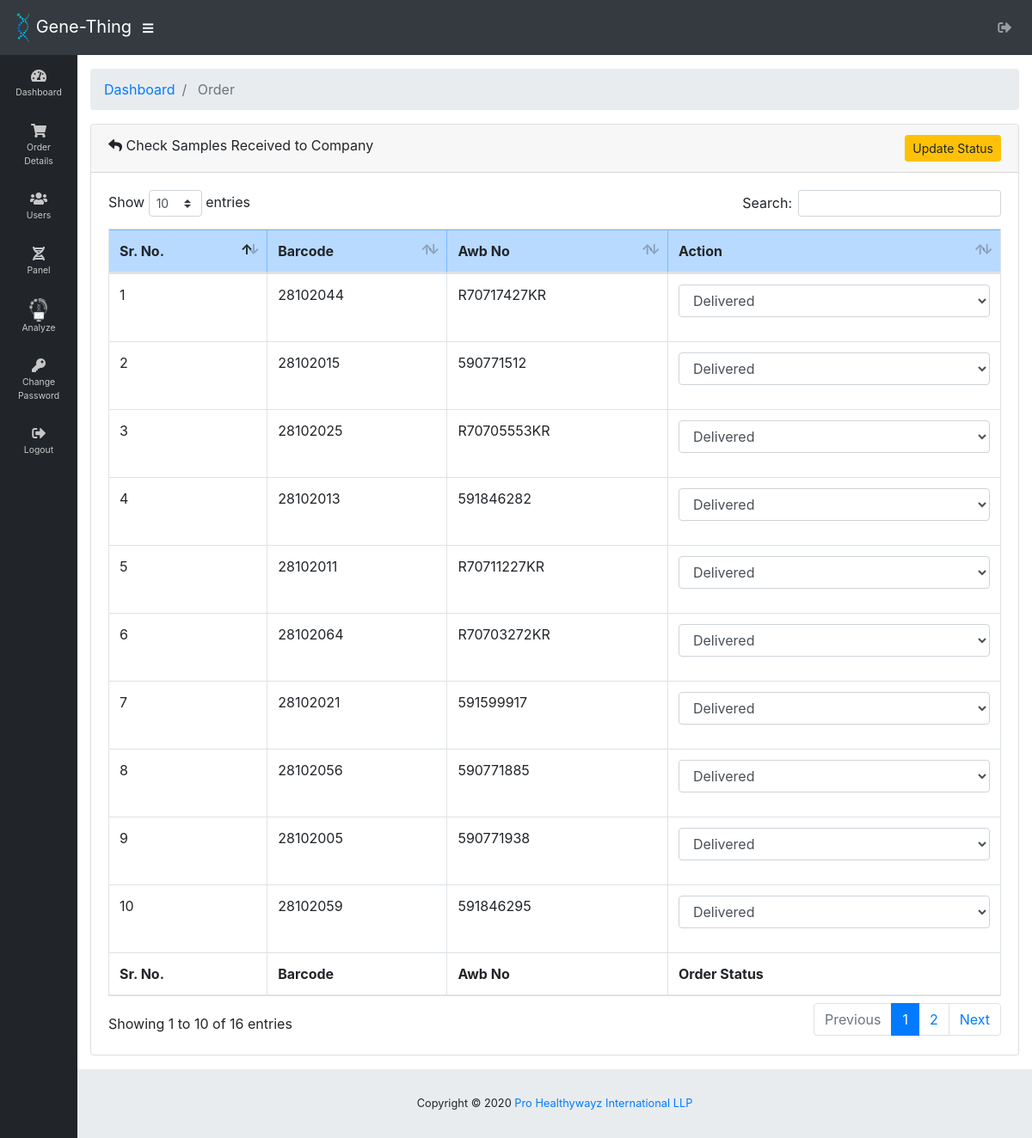
/7Nov9:15/HealthyWayz/recieved_to_company.php (signed in), run on the app's committed database.
### tables this page shows
CREATE TABLE `user_details` (
  `id` int(255) NOT NULL,
  `user_id` varchar(255) NOT NULL,
  `name` varchar(255) NOT NULL,
  `email` varchar(255) NOT NULL,
  `contact_no` varchar(255) NOT NULL,
  `dob` date NOT NULL,
  `gender` varchar(255) NOT NULL,
  `organisation` varchar(255) NOT NULL,
  `designation` varchar(255) NOT NULL,
  `address` text NOT NULL,
  `city` varchar(255) NOT NULL,
  `country` varchar(255) NOT NULL,
  `pincode` varchar(255) NOT NULL,
  `photo` longblob,
  `weight` varchar(255) NOT NULL,
  `fat_percentage` varchar(255) NOT NULL,
  `rhr` varchar(255) NOT NULL,
  `bmi` varchar(255) NOT NULL,
  `blood_group` varchar(255) NOT NULL,
  `physical_activity` varchar(255) NOT NULL,
  `type_of_exercises` varchar(255) NOT NULL,
  `exercise_details` varchar(255) NOT NULL,
  `diet_preference` varchar(255) NOT NULL,
  `eat_out` varchar(255) NOT NULL,
  `consume_packaged_foods` varchar(255) NOT NULL,
  `food_sensitivities` varchar(255) NOT NULL,
  `supplements` varchar(255) NOT NULL,
  `water_intake` varchar(255) NOT NULL,
  `consume_tobacco` varchar(255) NOT NULL,
  `consume_alcohol` varchar(255) NOT NULL,
  `sleep` varchar(255) NOT NULL,
  `improve_health` varchar(255) NOT NULL,
  `improve_health_details` varchar(255) NOT NULL,
  `hemoglobin_count` varchar(255) NOT NULL,
  `rbc_count` varchar(255) NOT NULL,
  `pcv_count` varchar(255) NOT NULL,
  `mcv_count` varchar(255) NOT NULL,
  `mch_count` varchar(255) NOT NULL,
  `mchc_count` varchar(255) NOT NULL,
  `rdw_count` varchar(255) NOT NULL,
  `total_wbc_count` varchar(255) NOT NULL,
  `absolute_neutrophil_count` varchar(255) NOT NULL,
  `absolute_lymphocyte_count` varchar(255) NOT NULL,
  `absolute_monocyte_count` varchar(255) NOT NULL,
  `absolute_eosinophil_count` varchar(255) NOT NULL,
  `absolute_basophile_count` varchar(255) NOT NULL,
  `neutrophils_count` varchar(255) NOT NULL,
  `lymphocytes_count` varchar(255) NOT NULL,
  `monocytes_count` varchar(255) NOT NULL,
  `eosinophils_count` varchar(255) NOT NULL,
  `basophils_count` varchar(255) NOT NULL,
  `platelet_count` varchar(255) NOT NULL,
  `mpv_count` varchar(255) NOT NULL,
  `pct_count` varchar(255) NOT NULL,
  `pdw_count` varchar(255) NOT NULL,
  `morphology_rbc` varchar(255) NOT NULL,
  `morphology_wbc` varchar(255) NOT NULL,
  `smea_platelet` varchar(255) NOT NULL,
  `esr_count` varchar(255) NOT NULL,
  `upload_report_description` text NOT NULL,
  `upload_report_document_type` varchar(255) NOT NULL,
  `upload_report` varchar(255) NOT NULL,
  `conselor_id` varchar(255) NOT NULL,
  `conselling_date` varchar(255) NOT NULL,
  `conselling_time` varchar(255) NOT NULL,
  `counsolling_count` int(11) NOT NULL DEFAULT '0'
);

### 7Nov9:15/HealthyWayz/recieved_to_company.php (the view, shortened to what this page needs)
<!DOCTYPE html>
<html lang="en">
<head>
  <link href="vendor/fontawesome-free/css/all.min.css" rel="stylesheet" type="text/css">
  <link href="vendor/datatables/dataTables.bootstrap4.css" rel="stylesheet">
  <link href="css/sb-admin.css" rel="stylesheet">
</head>
<body id="page-top" class="sidebar-toggled">
  <?php include"includes/header.php"; ?>
  <div id="wrapper">
    <?php include"includes/sidebar.php"; ?>
    <div id="content-wrapper">
      <div class="container-fluid">
        <ol class="breadcrumb">
          <li class="breadcrumb-item">
            <a href="dashboard.php">Dashboard</a>
          </li>
          <li class="breadcrumb-item active"> Order</li>
        </ol>
        <form method ="post" >
	<div class="card mb-3">
		<div class="card-header">
			<i class="fa fa-reply" aria-hidden="true"></i>  Check Samples Received to Company
			<span class="float-right"> <button type="submit" name="submit" class="btn btn-sm btn-warning">Update Status</button></span>
		</div>
		<div class="card-body">
			<div class="table-responsive">
				<table class="table table-bordered" id="dataTable">
					<thead>
						<tr>
							<th>Sr. No.</th>
							<th>Barcode</th>
							<th>Awb No</th>
							<th>Action</th>
						</tr>
					</thead>
					<tfoot>
						<tr>
							<th>Sr. No.</th>
							<th>Barcode</th>
							<th>Awb No</th>
							<th>Order Status</th>
						</tr>
					</tfoot>
					<tbody>
					<?php
						$cnt=1;
						$qry = "select `login`.awb_number2,`login`.barcode,`login`.order_status,`login`.status,`login`.id,`login`.mobile_no ,
						`user_details`.user_id , `user_details`.address, `user_details`.city, `user_details`.country, `user_details`.pincode
						        from `login` inner join `user_details` on `user_details`.user_id =`login`.id and `login`.awb_number2 !='' and `login`.order_status ='Delivered'
						        where `login`.`role`='Users'
						        order by `login`.`id` desc";
						$res = $conn->query($qry);
						while($row = $res->fetch_assoc()) {
					?>	<tr>
						<td><?php echo $cnt++; ?></td>
						<td><?php echo $row["barcode"]; ?></td>
						<td><?php echo $row["awb_number2"]; ?></td>
						<td>
						  <div class="form-group">
                              <select class="form-control" id="order_status" name ="order_status[]" reuired>
                                <option value="Delivered" <?php if($row["order_status"]=="Delivered") echo"selected";  ?>>Delivered</option>
                              </select>
                            </div>
						</td>
						</tr>
					<?php
						}
					?>
					</tbody>
				</table>
			</div>
		</div>
	</div>
</form>
      </div>
      <?php include"includes/footer.php"; ?>
    </div>
  </div>
</body>
</html>

### data on the page
user_details: user.barcode "28102044", user.awb_number2 "R70717427KR"
user_details: user.barcode "28102015", user.awb_number2 "590771512"
user_details: user.barcode "28102025", user.awb_number2 "R70705553KR"
user_details: user.barcode "28102013", user.awb_number2 "591846282"
user_details: user.barcode "28102011", user.awb_number2 "R70711227KR"
user_details: user.barcode "28102064", user.awb_number2 "R70703272KR"
user_details: user.barcode "28102021", user.awb_number2 "591599917"
user_details: user.barcode "28102056", user.awb_number2 "590771885"
user_details: user.barcode "28102005", user.awb_number2 "590771938"
user_details: user.barcode "28102059", user.awb_number2 "591846295"
